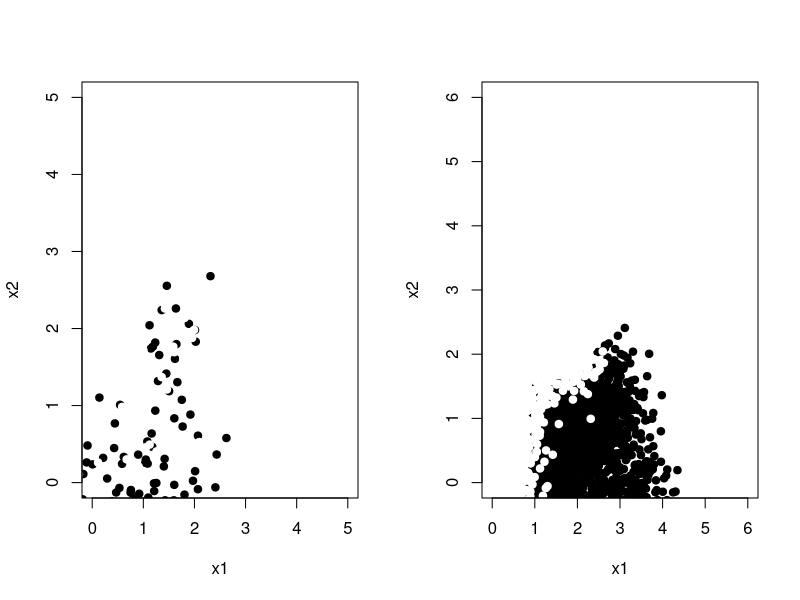
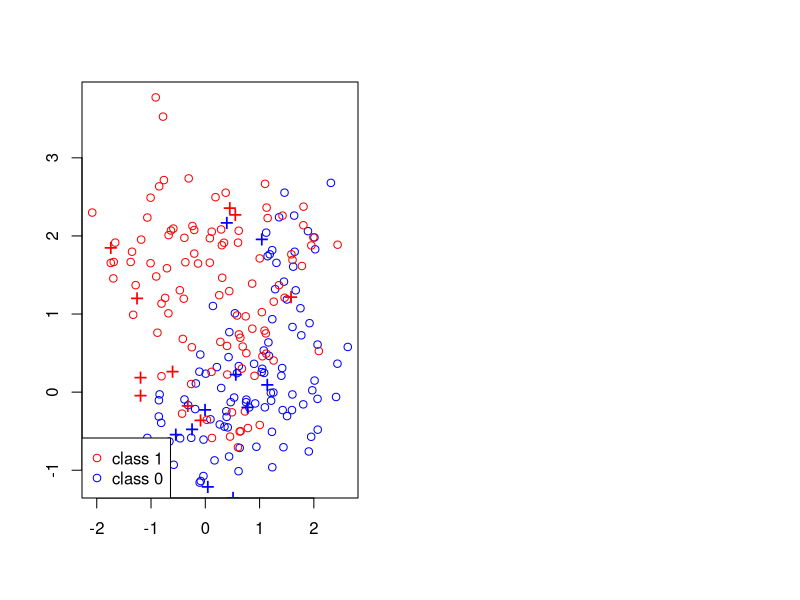
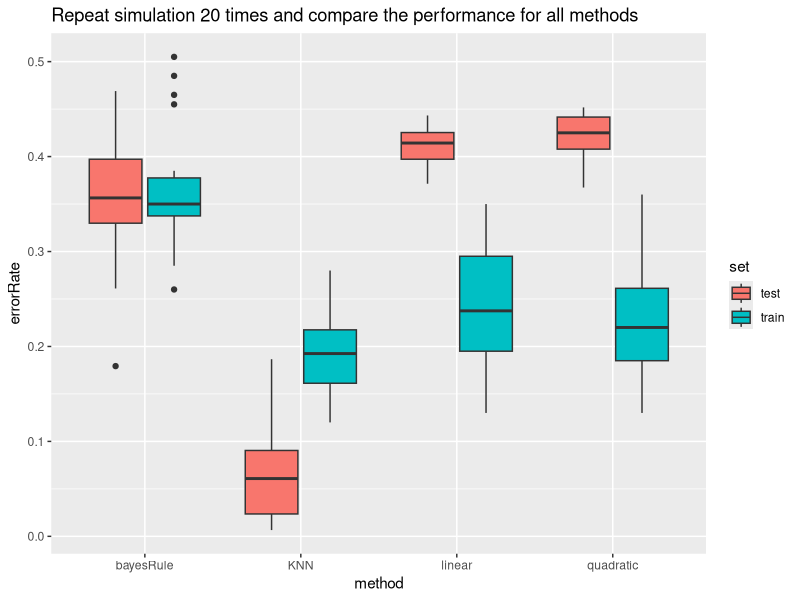
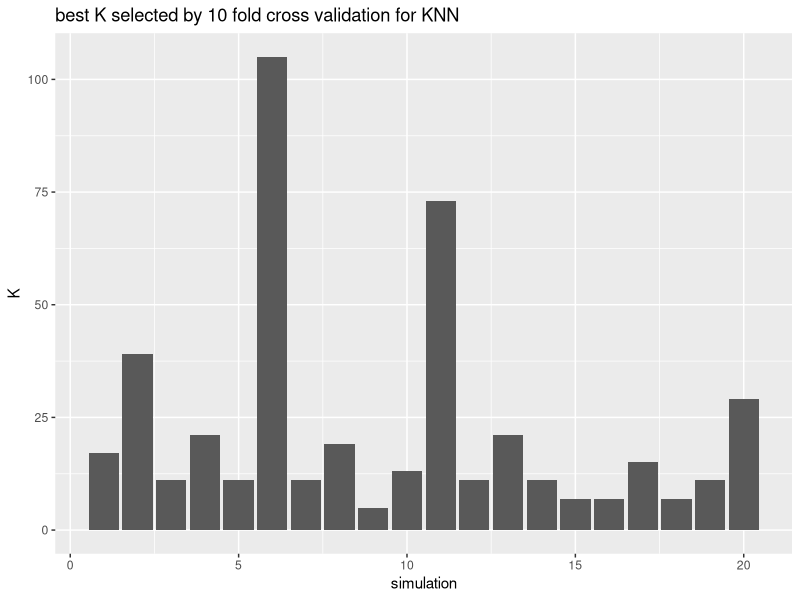

Recreate these plots in R, in order.
## ---- chunk 1
knitr::opts_chunk$set(warning = FALSE, message = FALSE)
options(scipen = 1, digits = 4, width = 80, fig.align = "center")
library(class)
library(ggplot2)
## ---- chunk 2
# fill the following result during 20 simulation run
linearTestErr = data.frame(method = rep("linear",20), set = rep("test", 20), errorRate = rep(0.0, 20)  )
linearTrainErr = data.frame(method = rep("linear",20), set = rep("train", 20), errorRate = rep(0.0, 20)  )

quadTestErr = data.frame(method = rep("quadratic",20), set = rep("test", 20), errorRate = rep(0.0, 20)  )
quadTrainErr = data.frame(method = rep("quadratic",20), set = rep("train", 20), errorRate = rep(0.0, 20)  )

knnTestErr = data.frame(method = rep("KNN",20), set = rep("test", 20), errorRate = rep(0.0, 20) )
knnTrainErr = data.frame(method = rep("KNN",20), set = rep("train", 20), errorRate = rep(0.0, 20)  )

bayesTestErr = data.frame(method = rep("bayesRule",20), set = rep("test", 20), errorRate = rep(0.0, 20)  )
bayesTrainErr = data.frame(method = rep("bayesRule",20), set = rep("train", 20), errorRate = rep(0., 20)  )
KNNCvBestK = rep(0, 20)
set.seed(8742)
## ---- chunk 3
generateCenters = function() {
  centers = 10; # number of centers
  p = 2;    
  sd = 1;  # sd for generating the centers within each class
  m1 = matrix(rnorm(centers*p), centers, p)*sd + cbind( rep(1,centers), rep(0,centers));
  m0 = matrix(rnorm(centers*p), centers, p)*sd + cbind( rep(0,centers), rep(1,centers));
  list(m0,m1)
}
## ---- chunk 4
generate_sim_data= function(centers = 10, n = 100, p = 2, sd = sqrt(1/5) ) {

  centers_mat = generateCenters()
  m0 = centers_mat[[1]]
  m1 = centers_mat[[2]]
  # Randomly allocate the n samples for class 1  to the 10 clusters
  id1 = sample(1:centers, n, replace = TRUE);
  # Randomly allocate the n samples for class 1 to the 10 clusters
  id0 = sample(1:centers, n, replace = TRUE);  
  matrix(rnorm(2*n*p), 2*n, p)*sd + rbind(m1[id1,], m0[id0,])
}
## ---- chunk 5
generateTrainAndTestData = function(train = 100, test = 5000) {

  train_data = generate_sim_data()
  train_df = data.frame(train_data)
  train_df$y = c(c(rep(1,train), rep(0,train)))
  colnames(train_df) = c("x1","x2","y")
  
  test_data = generate_sim_data(n = test)
  test_df = data.frame(test_data)
  test_df$y = c(rep(1,test), rep(0,test))
  colnames(test_df) = c("x1","x2","y")
  list(train_data = train_df, test_data = test_df)
}
## ---- chunk 6
sim_data = generateTrainAndTestData()
train_df = sim_data$train_data
test_df = sim_data$test_data
centers_mat = generateCenters()
m0 = centers_mat[[1]]
m1 = centers_mat[[2]]
## ---- chunk 7
par(mfrow = c(1,2))
plot(x2 ~ x1, col = y, data = train_df,
     ylim = c(0, 5), xlim = c(0, 5), pch = 20, cex = 1.5)
plot(x2 ~ x1, col = y, data = test_df,
     ylim = c(0, 6), xlim = c(0, 6), pch = 20, cex = 1.5)
## ---- chunk 8
plot(train_df$x1, train_df$x2, type = "n", xlab = "", ylab = "")

points(train_df[train_df$y == 1,1], train_df[train_df$y == 1,2], col = "blue");
points(train_df[train_df$y == 0,1], train_df[train_df$y == 0,2], col = "red"); 

points(m1[1:10, 1], m1[1:10, 2], pch="+", cex=1.5, col="blue");    
points(m0[1:10, 1], m0[1:10, 2], pch="+", cex=1.5, col="red");   

legend("bottomleft", pch = c(1,1), col = c("red", "blue"), 
       legend = c("class 1", "class 0"))
## ---- chunk 9
simpleLinearRegression = function(index) {
  lm_fit = lm(y ~ ., data = train_df)
  lm_pred_cl_train = as.numeric(lm_fit$fitted > 0.5)
  c(train_error = mean(train_df$y != lm_pred_cl_train),
  test_error = round(mean(ifelse(predict(lm_fit, newdata = test_df, interval = "prediction") > 0.5, 1, 0) != test_df$y),4))
}
## ---- chunk 10
linearPlot = function (lm_fit) {
  ggplot(data = train_df, aes(x = x1, y = x2, color = as.factor(y))) + 
      geom_point() + geom_abline(slope = -lm_fit$coefficients[2]/lm_fit$coefficients[3], 
      intercept = (0.5 - lm_fit$coefficients[1])/lm_fit$coefficients[3], 
      size = 1.2) +
    geom_point(data = data.frame(m1), aes(x = X1, y = X2, color = as.factor(1)), shape  = 9, size = 4) + 
    geom_point(data = data.frame(m0), aes(x = X1, y = X2, color = as.factor(0)), shape  = 9, size = 4)
}
## ---- chunk 11
quadraticRegression = function(index) {
  quad_fit = lm(y ~ x1 + x2 + I(x1*x2) + I(x1^2) + I(x2^2), data = train_df)
  lm_pred_cl_train = as.numeric(quad_fit$fitted > 0.5)
  c(train_error = mean(train_df$y != lm_pred_cl_train),
  test_error  = round(mean(ifelse(predict(quad_fit, newdata = test_df, interval = "prediction") > 0.5, 1, 0) != test_df$y),4))
}
## ---- chunk 12
quadraticPlot = function(quad_fit) {
# create a grid of points to be predicted by quad regression
X1 = seq(-3, 4, 0.1)
X2 = seq(-3, 4, 0.1)
X = expand.grid(x1 = X1, x2 = X2)
Y = ifelse(predict(quad_fit, newdata = X) > 0.5, 1, 0)

# plot the area
ggplot(data = X ) +
  geom_point(aes(x = x1, y = x2, color = as.factor(Y)), size = 0.1) +
  geom_contour(aes(x = x1, y = x2, z = Y), color = "grey32", inherit.aes = FALSE) +
  geom_point(data = train_df, aes(x = x1, y = x2, color = as.factor(y)), size = 2) +
    geom_point(data = data.frame(m1), aes(x = X1, y = X2, color = as.factor(1)), shape  = 9, size = 4) + 
  geom_point(data = data.frame(m0), aes(x = X1, y = X2, color = as.factor(0)), shape  = 9, size = 4) +
  ggtitle("Quadratic Regression ")
  
}

## ---- chunk 13
#set.seed(8742)
#dataSet = rbind(train_df,test_df)
#dataSet = dataSet[sample(nrow(train_df)),]

getCvKNNAveErrorRate=function(K,dataSet,foldSize,foldNum) {
  error = 0
  for (runId in 1:foldNum) {
      testSetIndex = ((runId - 1) * foldSize + 1):(ifelse(runId == 
          foldNum, nrow(dataSet), runId * foldSize))
      trainX = dataSet[-testSetIndex, c("x1", "x2")]
      trainY = as.factor(dataSet[-testSetIndex, ]$y)
      testX = dataSet[testSetIndex, c("x1", "x2")]
      testY = as.factor(dataSet[testSetIndex, ]$y)
      predictY = knn(trainX, testX, trainY, K)
      error = error + sum(predictY != testY)
  }
  error = error/nrow(dataSet)
  error
}

cvKNN = function(dataSet, foldNum) {
    foldSize = floor(nrow(dataSet)/foldNum)
    KVector = seq(1, (nrow(dataSet) - foldSize), 2)
    cvKNNAveErrorRates = sapply(KVector, getCvKNNAveErrorRate, dataSet, 
        foldSize, foldNum)
    result = list()
    result$bestK = max(KVector[cvKNNAveErrorRates == min(cvKNNAveErrorRates)])
    bestK_index = which(KVector %in% c(result$bestK))
    result$train.cvError = cvKNNAveErrorRates[bestK_index]

    predictY = knn(train_df, test_df, train_df$y, k = result$bestK)
    result$cvError = sum(predictY != test_df$y) / nrow(test_df)
    result
}

foldNum = 10
kNearestNeighbor = function(index) {
  dataSet = train_df[sample(nrow(train_df)),]
  result = cvKNN(dataSet,foldNum)
  c(result$train.cvError,result$cvError,result$bestK)
}
## ---- chunk 14
knnPlot = function() {
  # create a grid of points to be predicted by KNN
  X1 = seq(-3, 4, 0.1)
  X2 = seq(-3, 4, 0.1)
  X = expand.grid(x1 = X1, x2 = X2)
  Y = knn(train_df[, c("x1", "x2")], X, train_df[, c("y")] , 13) 
  
  # plot the area
  ggplot(data = X ) +
    geom_point(aes(x = x1, y = x2, color = as.factor(Y)), size = 0.1) +
    geom_contour(aes(x = x1, y = x2, z = Y), color = "grey32", inherit.aes = FALSE) +
    geom_point(data = train_df, aes(x = x1, y = x2, color = as.factor(y)), size = 2) +
      geom_point(data = data.frame(m1), aes(x = X1, y = X2, color = as.factor(1)), shape  = 9, size = 4) + 
    geom_point(data = data.frame(m0), aes(x = X1, y = X2, color = as.factor(0)), shape  = 9, size = 4) +
    ggtitle("KNN with K = 13 ")
  
}


## ---- chunk 15
# bayes error
mixedModelBayes=function(x){
  sum(exp(-apply((t(m1)-x)^2, 2, sum)*5/2))/sum(exp(-apply((t(m0)-x)^2, 2, sum)*5/2))
}

bayesError = function(index) {
  cl_train_pred_Bayes = apply(train_df[,1:2], 1, mixedModelBayes)
  cl_train_pred_Bayes = as.numeric(cl_train_pred_Bayes > 1);
  train.err.Bayes = sum(train_df$y !=  cl_train_pred_Bayes) / nrow(train_df)

  cl_test_pred_Bayes = apply(test_df[,1:2], 1, mixedModelBayes)
  cl_test_pred_Bayes = as.numeric(cl_test_pred_Bayes > 1);
  test.err.Bayes = sum(test_df$y !=  cl_test_pred_Bayes) / nrow(test_df)
  c(train.err.Bayes,test.err.Bayes)
}
## ---- chunk 16
bayesPlot = function() {
  # create a grid of points to be predicted by bayes rule
  X1 = seq(-3, 4, 0.1)
  X2 = seq(-3, 4, 0.1)
  X = expand.grid(x1 = X1, x2 = X2)
  Y = as.numeric(apply(X, 1, mixedModelBayes) > 1)
  
  # plot the area
  ggplot(data = X ) +
    geom_point(aes(x = x1, y = x2, color = as.factor(Y)), size = 0.1) +
    geom_contour(aes(x = x1, y = x2, z = Y), color = "grey32", inherit.aes = FALSE) +
    geom_point(data = train_df, aes(x = x1, y = x2, color = as.factor(y)), size = 2) +
      geom_point(data = data.frame(m1), aes(x = X1, y = X2, color = as.factor(1)), shape  =9, size = 4) + 
    geom_point(data = data.frame(m0), aes(x = X1, y = X2, color = as.factor(0)), shape  = 9, size = 4) +
    ggtitle("Classification based on the Bayes Rule ")
}

## ---- chunk 17
simSize = 20

for(i in 1:simSize) {
  sim_data = generateTrainAndTestData()
  train_df = sim_data$train_data
  test_df = sim_data$test_data
  lr_errors = simpleLinearRegression(i)
  linearTrainErr[i,"errorRate"] = lr_errors[1]
  linearTestErr[i,"errorRate"] = lr_errors[2]
  quad_errors = quadraticRegression(i)
  quadTrainErr[i,"errorRate"] = quad_errors[1]
  quadTestErr[i,"errorRate"] = quad_errors[2]
  knn_errors = kNearestNeighbor(i)
  knnTrainErr[i,"errorRate"] = knn_errors[1]
  knnTestErr[i,"errorRate"] = knn_errors[2]
  KNNCvBestK[i] = knn_errors[3]
  bayes_errors = bayesError(i)
  bayesTrainErr[i,"errorRate"] = bayes_errors[1]
  bayesTestErr[i,"errorRate"] = bayes_errors[2]
}

# consolidate all results
finalErr = rbind(linearTestErr, linearTrainErr, quadTestErr, quadTrainErr, knnTestErr, knnTrainErr, bayesTestErr, bayesTrainErr)


# randomly assign some error for visualization testing
# comment this out when real data is available
#finalErr$errorRate = runif(nrow(finalErr), min = 0.01, max = 0.9)

# plot boxplot
ggplot(finalErr, aes(x = method, y = errorRate, fill = set)) +
  geom_boxplot() +
  ggtitle("Repeat simulation 20 times and compare the performance for all methods ")
## ---- chunk 18

# randomly assign best K for visualization testing
# comment this out when real data is available
#KNNCvBestK = floor(runif(length(KNNCvBestK), min = 1, max = 100))

bestK_df = data.frame(simulation = seq(1,20,1), K = KNNCvBestK)

# plot barplot for 20 best K
ggplot(bestK_df, aes(x = simulation, y = K)) +
  geom_bar(stat = "identity") +
  ggtitle("best K selected by 10 fold cross validation for KNN ")

## ---- chunk 19
results = rbind(c(min(linearTrainErr$errorRate), min(linearTestErr$errorRate)),
c(min(quadTrainErr$errorRate), min(quadTestErr$errorRate)),
c(min(knnTrainErr$errorRate), min(knnTestErr$errorRate)),
c(min(bayesTrainErr$errorRate), min(bayesTestErr$errorRate)))
colnames(results) = c("Train Error","Test Error")
rownames(results) = c("Linear Regression","Quadratic L.Regression","KNN","Bayes Rule")
results
## ---- chunk 20
mean(KNNCvBestK)
## ---- chunk 21
sd(KNNCvBestK)
